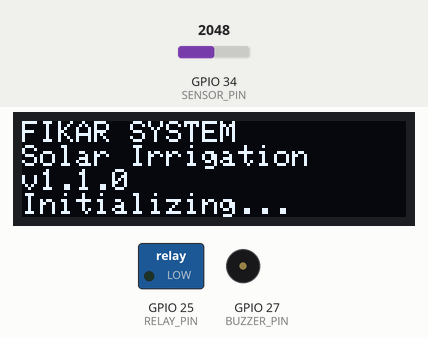
The program below on a simulated ESP32. On the bench: 128×32 one-colour display, switched loads named in the program (green lamp = pin HIGH), buzzer (waves = sounding, pin HIGH). The inputs (shaded band) are chosen by the test bench; at power-on: GPIO 34 (SENSOR_PIN) = 2048. What the program prints to the serial monitor is not drawn.

Above: at 1.1 s.
At 4.9 s:
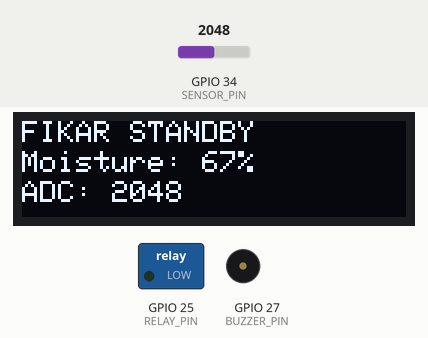
5.0 s: GPIO 34 (SENSOR_PIN) set to 2138
At 6.4 s:
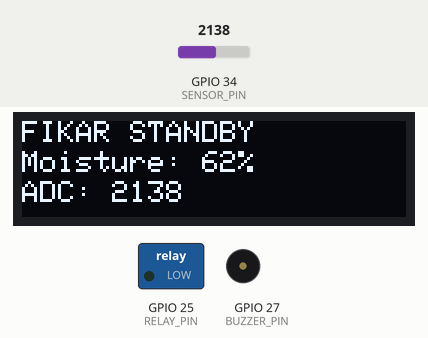
6.7 s: GPIO 34 (SENSOR_PIN) set to 2208
At 8.1 s:
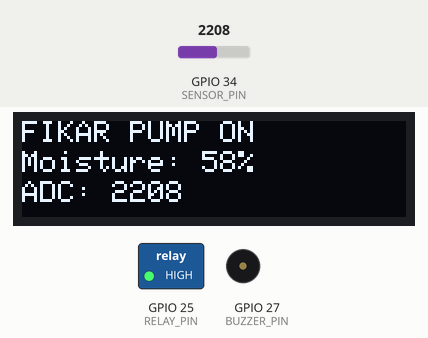
8.8 s: GPIO 34 (SENSOR_PIN) set to 2047
At 12.4 s:
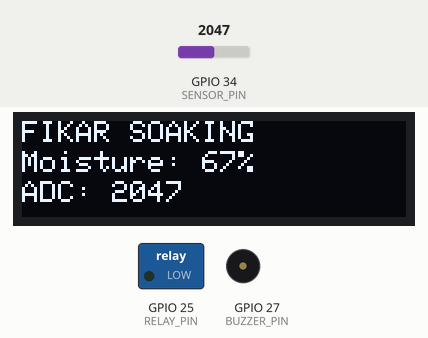
Timing chart, 0 to 13.9 s (numbered marks = the images above; inputs shaded):
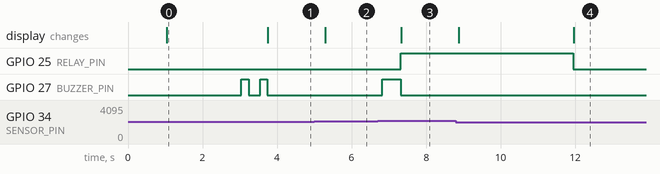

The program:

main.cpp
```cpp
#include <Arduino.h>
#include <Wire.h>
#include <Adafruit_SSD1306.h>
#include "config.h"

// ============ GLOBAL OBJECTS ============
Adafruit_SSD1306 display(OLED_WIDTH, OLED_HEIGHT, &Wire, -1);

// ============ GLOBAL VARIABLES ============
SystemState currentState = STATE_STANDBY;
bool isWateringActive = false;
unsigned long phaseStartTime = 0;
int moisturePercent = 0;
int sensorRawADC = 0;

// ============ FUNCTION DECLARATIONS ============
void initHardware();
void showSplashScreen();
void buzzerBeep(int duration, int count);
int readMoistureSensor();
void updateOLED();
void handleWateringLogic();

// ============ SETUP ============
void setup()
{
  Serial.begin(SERIAL_BAUD);
  delay(1000);
  Serial.println("=== FIKAR System Initialization ===");

  initHardware();
  showSplashScreen();
  buzzerBeep(BUZZER_SHORT_DURATION, 2); // 2x bip pendek

  Serial.println("=== FIKAR System Ready ===");
}

// ============ MAIN LOOP ============
void loop()
{
  // Baca sensor kelembapan
  moisturePercent = readMoistureSensor();

  // Logika penyiraman
  handleWateringLogic();

  // Update tampilan OLED
  updateOLED();

  delay(500); // Update setiap 0.5 detik
}

// ============ FUNCTION DEFINITIONS ============

void initHardware()
{
  // Init GPIO pins
  pinMode(SENSOR_PIN, INPUT);
  pinMode(RELAY_PIN, OUTPUT);
  pinMode(BUZZER_PIN, OUTPUT);
  digitalWrite(RELAY_PIN, RELAY_OFF);
  digitalWrite(BUZZER_PIN, BUZZER_OFF);

  Serial.println("GPIO pins initialized");

  // Init I2C dan OLED
  Wire.begin(OLED_SDA_PIN, OLED_SCL_PIN, I2C_FREQ);
  if (!display.begin(SSD1306_SWITCHCAPVCC, OLED_ADDRESS))
  {
    Serial.println("ERROR: OLED initialization FAILED!");
    while (1)
      ;
  }

  Serial.println("OLED display initialized");
}

void showSplashScreen()
{
  display.clearDisplay();
  display.setTextSize(1);
  display.setTextColor(SSD1306_WHITE);
  display.setCursor(0, 0);
  display.println("FIKAR SYSTEM");
  display.println("Solar Irrigation");
  display.println("v1.1.0");
  display.println("Initializing...");
  display.display();
  delay(2000);
}

void buzzerBeep(int duration, int count)
{
  for (int i = 0; i < count; i++)
  {
    digitalWrite(BUZZER_PIN, BUZZER_ON);
    delay(duration);
    digitalWrite(BUZZER_PIN, BUZZER_OFF);
    if (i < count - 1)
      delay(300); // Jeda antar bip
  }
}

int readMoistureSensor()
{
  sensorRawADC = analogRead(SENSOR_PIN);

  // Map ADC ke persentase kelembapan (dry=3200->0%, wet=1500->100%)
  // Inversi karena ADC tinggi = kering, ADC rendah = basah
  int percent = map(sensorRawADC, SENSOR_DRY_ADC, SENSOR_WET_ADC, 0, 100);
  percent = constrain(percent, 0, 100);

  Serial.print("ADC: ");
  Serial.print(sensorRawADC);
  Serial.print(" -> Moisture: ");
  Serial.print(percent);
  Serial.println("%");

  return percent;
}

void updateOLED()
{
  display.clearDisplay();
  display.setTextSize(1);
  display.setTextColor(SSD1306_WHITE);

  // Line 1: Header
  display.setCursor(0, 0);
  display.print("FIKAR ");

  // Status sistem
  if (currentState == STATE_STANDBY)
  {
    display.println("STANDBY");
  }
  else if (currentState == STATE_PUMP_ON)
  {
    display.println("PUMP ON");
  }
  else if (currentState == STATE_PUMP_SOAKING)
  {
    display.println("SOAKING");
  }

  // Line 2: Moisture
  display.setCursor(0, 10);
  display.print("Moisture: ");
  display.print(moisturePercent);
  display.println("%");

  // Line 3: ADC raw
  display.setCursor(0, 20);
  display.print("ADC: ");
  display.println(sensorRawADC);

  display.display();
}

void handleWateringLogic()
{
  unsigned long currentTime = millis();

  switch (currentState)
  {
  case STATE_STANDBY:
    // Cek apakah perlu mulai penyiraman
    if (moisturePercent < LOWER_THRESHOLD)
    {
      Serial.println(">>> Moisture LOW - Starting watering cycle");
      buzzerBeep(BUZZER_LONG_DURATION, 1); // 1x bip panjang

      currentState = STATE_PUMP_ON;
      isWateringActive = true;
      digitalWrite(RELAY_PIN, RELAY_ON); // Nyalakan pompa
      phaseStartTime = currentTime;

      Serial.println("STATE: PUMP_ON");
    }
    break;

  case STATE_PUMP_ON:
    // Cek apakah fase pompa ON sudah selesai
    if (currentTime - phaseStartTime >= PUMP_ON_TIME)
    {
      Serial.println(">>> PUMP_ON phase complete - Entering SOAKING");

      currentState = STATE_PUMP_SOAKING;
      digitalWrite(RELAY_PIN, RELAY_OFF); // Matikan pompa
      phaseStartTime = currentTime;

      Serial.println("STATE: PUMP_SOAKING");
    }
    break;

  case STATE_PUMP_SOAKING:
    // Cek apakah fase soaking sudah selesai
    if (currentTime - phaseStartTime >= SOAK_TIME)
    {
      Serial.println(">>> SOAKING phase complete - Evaluating moisture");

      // Evaluasi kelembapan setelah soaking
      if (moisturePercent >= UPPER_THRESHOLD)
      {
        // Kelembapan cukup - hentikan siklus
        Serial.println(">>> Moisture SUFFICIENT - Stopping watering");
        buzzerBeep(BUZZER_SHORT_DURATION, 3); // 3x bip pendek

        currentState = STATE_STANDBY;
        isWateringActive = false;

        Serial.println("STATE: STANDBY");
      }
      else
      {
        // Kelembapan masih kurang - ulangi siklus
        Serial.println(">>> Moisture STILL LOW - Repeating cycle");

        currentState = STATE_PUMP_ON;
        digitalWrite(RELAY_PIN, RELAY_ON); // Nyalakan pompa lagi
        phaseStartTime = currentTime;

        Serial.println("STATE: PUMP_ON (repeat)");
      }
    }
    break;
  }
}
```

config.h
```cpp
#ifndef CONFIG_H
#define CONFIG_H

// ============ HARDWARE PINOUT ============
#define SENSOR_PIN 34            // ADC1 GPIO34 - Sensor Kelembapan
#define OLED_SDA_PIN 21          // GPIO21 - I2C SDA (OLED)
#define OLED_SCL_PIN 22          // GPIO22 - I2C SCL (OLED)
#define LED_BUILTIN_PIN 2        // GPIO2 - Built-in LED
#define RELAY_PIN 25             // GPIO25 - Modul Relay (Active-HIGH)
#define BUZZER_PIN 27            // GPIO27 - Buzzer Aktif 5V

// ============ I2C COMMUNICATION (OLED) ============
#define I2C_FREQ 400000          // I2C clock frequency (400 kHz)
#define OLED_ADDRESS 0x3C        // SSD1306 I2C address (7-bit)
#define OLED_WIDTH 128           // OLED display width (pixels)
#define OLED_HEIGHT 32           // OLED display height (pixels)

// ============ SERIAL COMMUNICATION ============
#define SERIAL_BAUD 115200       // Serial Monitor baud rate

// ============ SENSOR CALIBRATION ============
#define SENSOR_DRY_ADC 3200      // ADC value saat sensor kering (0-10%)
#define SENSOR_WET_ADC 1500      // ADC value saat sensor basah (90-100%)
#define ADC_MAX 4095             // ADC resolution 12-bit ESP32

// ============ MOISTURE THRESHOLDS (%) ============
#define LOWER_THRESHOLD 60       // Sistem aktif jika avgMoisture < 60%
#define UPPER_THRESHOLD 85       // Sistem berhenti jika avgMoisture >= 85%

// ============ PULSING PUMP TIMING (ms) ============
#define PUMP_ON_TIME 5000        // Durasi pompa menyala per siklus (5 detik)
#define SOAK_TIME 55000          // Durasi jeda peresapan air (55 detik)

// ============ BUZZER SIGNALING ============
#define BUZZER_FREQ 1000         // Frekuensi buzzer (Hz)
#define BUZZER_SHORT_DURATION 200 // Bip pendek (ms)
#define BUZZER_LONG_DURATION 500  // Bip panjang (ms)

// ============ BUZZER CONTROL LOGIC ============
#define BUZZER_ON HIGH           // Buzzer aktif-HIGH (5V mengaktifkan buzzer)
#define BUZZER_OFF LOW           // Buzzer non-aktif (0V mematikan buzzer)

// ============ SYSTEM STATE ENUM ============
enum SystemState {
  STATE_STANDBY = 0,           // Siap menunggu kondisi aktif
  STATE_PUMP_ON = 1,           // Pompa sedang menyala (5 detik)
  STATE_PUMP_SOAKING = 2       // Pompa sedang istirahat / peresapan (55 detik)
};

// ============ RELAY CONTROL LOGIC ============
#define RELAY_ON HIGH            // Relay aktif-HIGH (5V mengaktifkan pompa)
#define RELAY_OFF LOW            // Relay non-aktif (0V mematikan pompa)

#endif // CONFIG_H
```

Measured:
- the behaviour switches between 2180 and 2181 on GPIO 34 (SENSOR_PIN) (found by bisection; images 2 and 3)
- after the input at 5.0 s, the display: changes after 0.30 s (image 2)
- after the input at 6.7 s, GPIO 25 (RELAY_PIN): LOW → HIGH after 0.62 s; GPIO 27 (BUZZER_PIN): LOW → HIGH after 0.12 s, → LOW 0.50 s later; the display: changes after 0.64 s (image 3)
- after the input at 8.8 s, the display: first changes after 0.08 s (image 4 shows a later state)
- what the display in image 0 shows lasts 2.8 s, from 1.0 s to 3.8 s
